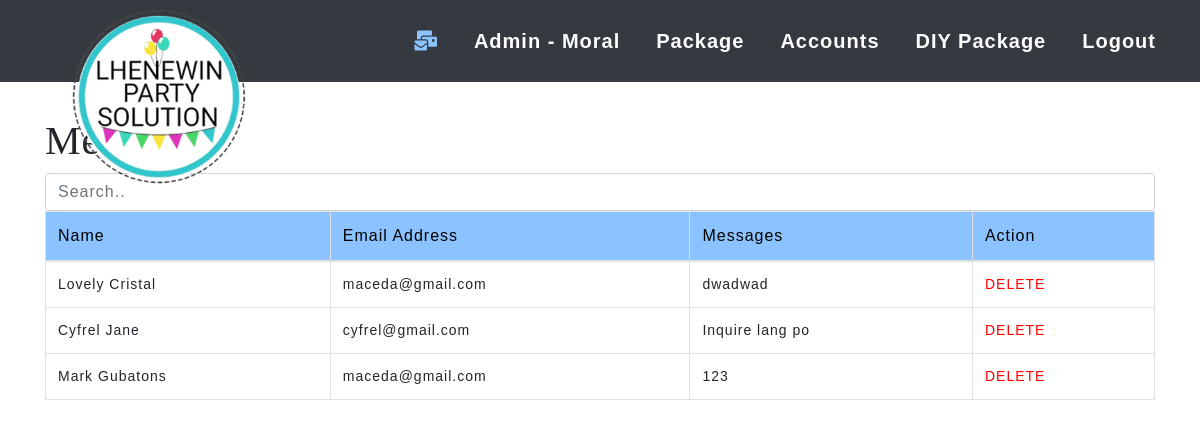
The page /admin/message.php (signed in) on the database its author committed.
### tables this page shows
CREATE TABLE `tbl_message` (
  `id` int(11) NOT NULL,
  `fullname` varchar(255) NOT NULL,
  `email` varchar(255) NOT NULL,
  `messages` varchar(255) NOT NULL,
  `date` date NOT NULL DEFAULT current_timestamp()
);

### database.php (called while the page is built, shortened)
<?php
$conn = mysqli_connect("localhost", "root", "", "db_diyevent");
$tbl_message = mysqli_query($conn, "SELECT * FROM tbl_message ");

### admin/message.php (the view, shortened to what this page needs)
<?php
@include '../database.php';
?>
<!DOCTYPE html>
<html lang="en">
<head>
    <link rel="stylesheet" href="../css/bootstrap.min.css">
    <link rel="stylesheet" href="../cssproj/home.css">
    <link rel="stylesheet" href="https://use.fontawesome.com/releases/v5.8.1/css/all.css">
    <link rel="stylesheet" href="https://cdn.datatables.net/2.0.7/css/dataTables.bootstrap4.css">
    <link rel="stylesheet" href="https://cdnjs.cloudflare.com/ajax/libs/twitter-bootstrap/4.5.2/css/bootstrap.css">
    <link rel="stylesheet" href="https://use.fontawesome.com/releases/v5.8.1/css/all.css">
</head>
<body>
    <nav class="navbar sticky-top navbar-expand-lg bg-dark">
    <div class="logo">
            <img src="../img/logo.png" alt="" width="200px">
    </div>
    <div class="container-fluid">
      <div class="collapse navbar-collapse" id="navbarSupportedContent">
        <ul class="navbar-nav mr-auto w-100 justify-content-end">
        <li class="nav-item active float-left">
            <a class="nav-link active" href=""><i class="fas fa-mail-bulk"></i></a>
          </li>
          <li class="nav-item ">
            <a class="nav-link " href="../admin_dash.php">Admin - <?php echo $_SESSION['admin_name'] ?><span class="sr-only"></span></a>
          </li>
          <li class="nav-item ">
          <a class="nav-link" href="../product.php">Package</a>
          </li>
          <li class="nav-item ">
          <a class="nav-link " href="account.php">Accounts</a>
          </li>
          <li class="nav-item ">
          <a class="nav-link" href="../diypackage.php">DIY Package</a>
          </li>
          <li class="nav-item">
            <a href="../logout.php" class="nav-link">Logout</a>
          </li>
        </ul>
      </div>
    </div>
  </nav>
  <div class="container table-responsive table">
    <h1 class="float-left mtoptitle" >Messages</h1>
    <input class="form-control" id="myInput" type="text" placeholder="Search..">
        <table id="example" class="table table-bordered box" style="width:100%">
        <thead style="background:#8ac3ff; color:black;">
            <tr>
                <th>Name</th>
                <th>Email Address</th>
                <th>Messages</th>
                <th>Action</th>
            </tr>
        </thead>
        <tbody id="myTable">
        <?php
          include '../database.php';
          while ($row = mysqli_fetch_array($tbl_message)) { ?>
          <tr>
              <td><?php echo $row['fullname']; ?></td>
              <td><?php echo $row['email']; ?></td>
              <td><?php echo $row['messages']; ?></td>
              <td><a class="link" style="color: red;" href="../action/del_msg.php?id=<?php echo $row['id'];?>">DELETE</a></td>
          </tr>
        <?php } ?>
        </tbody>
    </table>
</div>
</body>
</html>

### cssproj/home.css (style rules this page uses)
html, body { width: 100%; height: 100%; }
a { color: #291947; -webkit-transition: all .35s; -moz-transition: all .35s; transition: all .35s; }
h1,h2,h3,h4,h5,h6 { font-family: 'Franklin Gothic Medium'; }
a { color: black; }
.mtoptitle { margin-top: 35px; }
.logo { position:absolute; margin-top: 105px; margin-left: 40px; }
@media screen and (min-width: 1200px) { .container { width: 90%; } }

### cssproj/navbar.css (style rules this page uses)
* { font-family: sans-serif; font-weight: 300; letter-spacing: 1px; }
body { height: 2000px; }
.navbar { padding: 10px 10px; top: 0; }
.nav-item { padding: 10px 5px; }
.navbar .nav-link { font-size: 20px; margin-left: 10px; font-weight: bold; font-family:Arial, Helvetica, sans-serif }
.nav-link, .navbar-brand { color: white; }
.active { color: #8ac3ff; }
:root { --white: #fff; --black: #000; --blue: rgb(39, 56, 133, 0.7); --deepblue: #080808; }

### admin/message.php (style rules this page uses)
td { cursor: pointer; font-size: 14px; }

### rows shown on the page
tbl_message: fullname "Lovely Cristal", email "maceda@gmail.com", messages "dwadwad"
tbl_message: fullname "Cyfrel Jane", email "cyfrel@gmail.com", messages "Inquire lang po"
tbl_message: fullname "Mark Gubatons", email "maceda@gmail.com", messages "123"

### other values the page prints
$_SESSION['admin_name'] "Moral"
